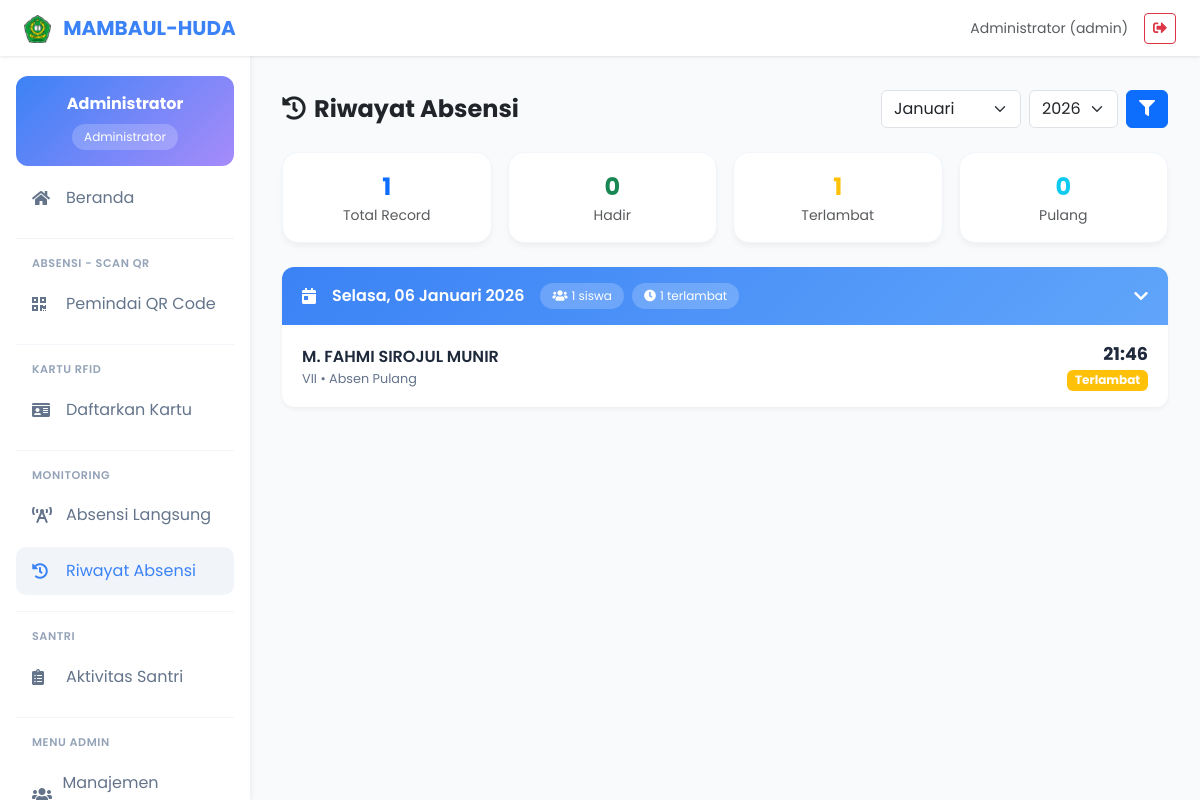
Page /riwayat.php (signed in) on the committed database.
### tables this page shows
CREATE TABLE `users`  (
  `id` bigint UNSIGNED NOT NULL AUTO_INCREMENT,
  `name` varchar(255) NOT NULL,
  `email` varchar(255) NOT NULL,
  `password` varchar(255) NOT NULL,
  `address` text NULL,
  `role` enum('admin','karyawan','pengurus','guru','keamanan','kesehatan') NOT NULL DEFAULT 'karyawan',
  `foto` varchar(255) NULL DEFAULT 'profile.jpg',
  `phone` varchar(20) NULL DEFAULT NULL,
  `remember_token` varchar(100) NULL DEFAULT NULL,
  `created_at` timestamp NULL DEFAULT CURRENT_TIMESTAMP,
  `updated_at` timestamp NULL DEFAULT CURRENT_TIMESTAMP ON UPDATE CURRENT_TIMESTAMP,
  `deleted_at` timestamp NULL DEFAULT NULL,
  `deleted_by` int NULL DEFAULT NULL,
  PRIMARY KEY (`id`) USING BTREE,
  UNIQUE INDEX `email`(`email` ASC) USING BTREE
);

CREATE TABLE `attendances`  (
  `id` bigint UNSIGNED NOT NULL AUTO_INCREMENT,
  `user_id` int NOT NULL,
  `jadwal_id` bigint UNSIGNED NULL DEFAULT NULL,
  `type` enum('clock_in','clock_out') NULL DEFAULT 'clock_in',
  `attendance_date` date NOT NULL,
  `attendance_time` time NOT NULL,
  `status` enum('hadir','terlambat','absen','izin','sakit','pulang') NULL DEFAULT 'hadir',
  `minutes_late` int NULL DEFAULT 0,
  `notes` text NULL,
  `latitude` varchar(50) NULL DEFAULT NULL,
  `longitude` varchar(50) NULL DEFAULT NULL,
  `created_at` timestamp NULL DEFAULT CURRENT_TIMESTAMP,
  `updated_at` timestamp NULL DEFAULT CURRENT_TIMESTAMP ON UPDATE CURRENT_TIMESTAMP,
  `deleted_at` timestamp NULL DEFAULT NULL,
  `deleted_by` int NULL DEFAULT NULL,
  PRIMARY KEY (`id`) USING BTREE,
  INDEX `jadwal_id`(`jadwal_id` ASC) USING BTREE,
  INDEX `attendances_fk_santri`(`user_id` ASC) USING BTREE,
  CONSTRAINT `attendances_fk_santri` FOREIGN KEY (`user_id`) REFERENCES `data_induk` (`id`) ON DELETE CASCADE ON UPDATE RESTRICT,
  CONSTRAINT `attendances_ibfk_2` FOREIGN KEY (`jadwal_id`) REFERENCES `jadwal_absens` (`id`) ON DELETE SET NULL ON UPDATE RESTRICT
);

CREATE TABLE `data_induk`  (
  `id` int NOT NULL AUTO_INCREMENT,
  `no_urut` int NULL DEFAULT NULL,
  `nama_lengkap` varchar(255) NOT NULL,
  `kelas` varchar(50) NULL DEFAULT NULL,
  `quran` varchar(100) NULL DEFAULT NULL,
  `kategori` varchar(50) NULL DEFAULT NULL,
  `nisn` varchar(50) NULL DEFAULT NULL,
  `lembaga_sekolah` varchar(100) NULL DEFAULT NULL,
  `status` varchar(50) NULL DEFAULT 'AKTIF',
  `tempat_lahir` varchar(100) NULL DEFAULT NULL,
  `tanggal_lahir` date NULL DEFAULT NULL,
  `jenis_kelamin` enum('L','P') NULL DEFAULT NULL,
  `jumlah_saudara` int NULL DEFAULT 0,
  `nomor_kk` varchar(30) NULL DEFAULT NULL,
  `nik` varchar(30) NULL DEFAULT NULL,
  `kecamatan` varchar(100) NULL DEFAULT NULL,
  `kabupaten` varchar(100) NULL DEFAULT NULL,
  `alamat` text NULL,
  `asal_sekolah` varchar(255) NULL DEFAULT NULL,
  `status_mukim` varchar(50) NULL DEFAULT NULL,
  `nama_ayah` varchar(255) NULL DEFAULT NULL,
  `tempat_lahir_ayah` varchar(100) NULL DEFAULT NULL,
  `tanggal_lahir_ayah` date NULL DEFAULT NULL,
  `nik_ayah` varchar(30) NULL DEFAULT NULL,
  `pekerjaan_ayah` varchar(100) NULL DEFAULT NULL,
  `penghasilan_ayah` varchar(50) NULL DEFAULT NULL,
  `nama_ibu` varchar(255) NULL DEFAULT NULL,
  `tempat_lahir_ibu` varchar(100) NULL DEFAULT NULL,
  `tanggal_lahir_ibu` date NULL DEFAULT NULL,
  `nik_ibu` varchar(30) NULL DEFAULT NULL,
  `pekerjaan_ibu` varchar(100) NULL DEFAULT NULL,
  `penghasilan_ibu` varchar(50) NULL DEFAULT NULL,
  `no_wa_wali` varchar(20) NULL DEFAULT NULL,
  `nomor_rfid` varchar(50) NULL DEFAULT NULL,
  `sidik_jari` blob NULL,
  `created_at` timestamp NULL DEFAULT CURRENT_TIMESTAMP,
  `updated_at` timestamp NULL DEFAULT CURRENT_TIMESTAMP ON UPDATE CURRENT_TIMESTAMP,
  `dokumen_kk` varchar(255) NULL DEFAULT NULL COMMENT 'Path to KK file',
  `dokumen_akte` varchar(255) NULL DEFAULT NULL COMMENT 'Path to Akte file',
  `dokumen_ktp` varchar(255) NULL DEFAULT NULL COMMENT 'Path to KTP file',
  `dokumen_ijazah` varchar(255) NULL DEFAULT NULL COMMENT 'Path to Ijazah file',
  `dokumen_sertifikat` varchar(255) NULL DEFAULT NULL COMMENT 'Path to Sertifikat file (optional)',
  `foto_santri` varchar(255) NULL DEFAULT NULL COMMENT 'Path to student photo',
  `nomor_pip` varchar(50) NULL DEFAULT NULL,
  `sumber_info` varchar(100) NULL DEFAULT NULL,
  `prestasi` varchar(255) NULL DEFAULT NULL,
  `tingkat_prestasi` varchar(50) NULL DEFAULT NULL,
  `juara_prestasi` varchar(50) NULL DEFAULT NULL,
  `deleted_at` timestamp NULL DEFAULT NULL,
  `deleted_by` int NULL DEFAULT NULL,
  PRIMARY KEY (`id`) USING BTREE,
  INDEX `idx_nama`(`nama_lengkap` ASC) USING BTREE,
  INDEX `idx_nisn`(`nisn` ASC) USING BTREE,
  INDEX `idx_nik`(`nik` ASC) USING BTREE,
  INDEX `idx_kelas`(`kelas` ASC) USING BTREE,
  INDEX `idx_status`(`status` ASC) USING BTREE,
  INDEX `idx_rfid`(`nomor_rfid` ASC) USING BTREE
);

CREATE TABLE `jadwal_absens`  (
  `id` bigint UNSIGNED NOT NULL AUTO_INCREMENT,
  `name` varchar(255) NOT NULL,
  `type` varchar(50) NOT NULL,
  `start_time` time NOT NULL,
  `scheduled_time` time NOT NULL,
  `end_time` time NOT NULL,
  `late_tolerance_minutes` int NULL DEFAULT 15,
  `created_at` timestamp NULL DEFAULT CURRENT_TIMESTAMP,
  `updated_at` timestamp NULL DEFAULT CURRENT_TIMESTAMP ON UPDATE CURRENT_TIMESTAMP,
  `deleted_at` timestamp NULL DEFAULT NULL,
  `deleted_by` int NULL DEFAULT NULL,
  PRIMARY KEY (`id`) USING BTREE
);

### riwayat.php (the view, shortened to what the rows shown need)
<?php
require_once __DIR__ . '/functions.php';
$pdo = getDB();
$month = $_GET['month'] ?? date('m');
$year = $_GET['year'] ?? date('Y');
$stmt = $pdo->prepare("
    SELECT a.*, di.nama_lengkap, di.kelas, j.name as jadwal_name, j.type as jadwal_type
    FROM attendances a
    JOIN data_induk di ON a.user_id = di.id
    LEFT JOIN jadwal_absens j ON a.jadwal_id = j.id
    WHERE MONTH(a.attendance_date) = ? AND YEAR(a.attendance_date) = ?
    ORDER BY a.attendance_date DESC, a.attendance_time DESC
");
$stmt->execute([$month, $year]);
$attendances = $stmt->fetchAll();
$groupedAttendances = [];
foreach ($attendances as $a) {
    $date = $a['attendance_date'];
    if (!isset($groupedAttendances[$date])) {
        $groupedAttendances[$date] = [];
    }
    $groupedAttendances[$date][] = $a;
}
$months = [
    '01' => 'Januari',
    '02' => 'Februari',
    '03' => 'Maret',
    '04' => 'April',
    '05' => 'Mei',
    '06' => 'Juni',
    '07' => 'Juli',
    '08' => 'Agustus',
    '09' => 'September',
    '10' => 'Oktober',
    '11' => 'November',
    '12' => 'Desember'
];
$dayNames = [
    'Sunday' => 'Minggu',
    'Monday' => 'Senin',
    'Tuesday' => 'Selasa',
    'Wednesday' => 'Rabu',
    'Thursday' => 'Kamis',
    'Friday' => 'Jumat',
    'Saturday' => 'Sabtu'
];
?>
<?php include __DIR__ . '/include/header.php'; ?>
<?php include __DIR__ . '/include/sidebar.php'; ?>
<div class="main-content">
    <?php if (empty($groupedAttendances)): ?>
        <div class="card-custom p-5 text-center">
            <i class="fas fa-calendar-times fa-3x text-muted mb-3"></i>
            <h5 class="text-muted">Tidak ada data absensi</h5>
            <p class="text-muted mb-0">Belum ada catatan absensi untuk bulan
                <?= $months[$month] ?>
                <?= $year ?>
            </p>
        </div>
    <?php else: ?>
        <?php $firstDate = true; ?>
        <?php foreach ($groupedAttendances as $date => $records): ?>
            <?php
            $dayName = date('l', strtotime($date));
            $dayNameId = $dayNames[$dayName] ?? $dayName;
            $dateFormatted = date('d', strtotime($date)) . ' ' . $months[date('m', strtotime($date))] . ' ' . date('Y', strtotime($date));
            $dayHadir = 0;
            $dayTerlambat = 0;
            foreach ($records as $r) {
                if ($r['status'] === 'hadir')
                    $dayHadir++;
                elseif ($r['status'] === 'terlambat')
                    $dayTerlambat++;
            }
            ?>
            <div class="date-accordion">
                <div class="date-header <?= $firstDate ? '' : 'collapsed' ?>" onclick="toggleAccordion(this)">
                    <div class="date-info">
                        <i class="fas fa-calendar-day"></i>
                        <span class="date-text"><?= $dayNameId ?>, <?= $dateFormatted ?></span>
                        <div class="date-stats">
                            <span class="badge-stat"><i class="fas fa-users me-1"></i><?= count($records) ?> siswa</span>
                            <?php if ($dayTerlambat > 0): ?>
                                <span class="badge-stat"><i class="fas fa-clock me-1"></i><?= $dayTerlambat ?> terlambat</span>
                            <?php endif; ?>
                        </div>
                    </div>
                    <i class="fas fa-chevron-down chevron"></i>
                </div>
                <div class="date-content <?= $firstDate ? 'show' : '' ?>">
                    <?php foreach ($records as $r): ?>
                        <div class="attendance-item">
                            <div class="student-info">
                                <div class="name"><?= e($r['nama_lengkap']) ?></div>
                                <div class="detail">
                                    <?= e($r['kelas']) ?> • <?= e($r['jadwal_name'] ?? 'Absen') ?>
                                </div>
                            </div>
                            <div class="time-info">
                                <div class="time"><?= substr($r['attendance_time'], 0, 5) ?></div>
                                <span
                                    class="badge bg-<?= $r['status'] === 'hadir' ? 'success' : ($r['status'] === 'terlambat' ? 'warning' : 'info') ?>">
                                    <?= ucfirst($r['status']) ?>
                                </span>
                            </div>
                        </div>
                    <?php endforeach; ?>
                </div>
            </div>
            <?php $firstDate = false; ?>
        <?php endforeach; ?>
    <?php endif; ?>
</div>
<?php include __DIR__ . '/include/footer.php'; ?>

### include/header.php (shortened to what the rows shown need)
<?php
$user = getCurrentUser();
$role = $user['role'] ?? '';
?>
<!DOCTYPE html>
<html lang="id">
<head>
    <link rel="stylesheet" href="https://cdnjs.cloudflare.com/ajax/libs/font-awesome/5.15.4/css/all.min.css">
    <link href="https://cdn.jsdelivr.net/npm/bootstrap@5.3.0/dist/css/bootstrap.min.css" rel="stylesheet">
</head>
<body>
    <nav class="navbar navbar-custom fixed-top">
        <div class="container-fluid px-3 px-md-4">
            <div class="d-flex align-items-center gap-2 gap-md-3">
                <span class="text-muted small d-none d-sm-inline">
                    <?= e($user['name'] ?? 'Guest') ?> (<?= e($role) ?>)
                </span>
                <button type="button" class="btn btn-outline-danger btn-sm" onclick="confirmLogout()">
                    <i class="fas fa-sign-out-alt"></i>
                </button>
            </div>
        </div>
    </nav>

### include/sidebar.php (shortened to what the rows shown need)
<?php
$user = getCurrentUser();
$role = $user['role'] ?? '';
$roleLabels = [
    'admin' => 'Administrator',
    'karyawan' => 'Karyawan',
    'pengurus' => 'Pengurus',
    'guru' => 'Guru',
    'keamanan' => 'Keamanan',
    'kesehatan' => 'Kesehatan'
];
?>
<div class="sidebar">
    <div class="user-badge">
        <div class="fw-bold"><?= e($user['name'] ?? 'User') ?></div>
        <div class="role-badge"><?= $roleLabels[$role] ?? ucfirst($role) ?></div>
    </div>
</div>

### rows in the picture
users: name "Administrator", role "admin", role "Administrator"
attendances: attendance_date "Selasa", attendance_date "06 Januari 2026", count($records) "1", dayTerlambat "1", user.nama_lengkap "M. FAHMI SIROJUL MUNIR", user.kelas "VII", jadwal.name "Absen Pulang", attendance_time "21:46", status "Terlambat"

### other values in the picture
APP_NAME "MAMBAUL-HUDA"
$stats['total'] "1"
$stats['hadir'] "0"
$stats['terlambat'] "1"
$stats['pulang'] "0"
form field month "Januari"
form field year "2026"
